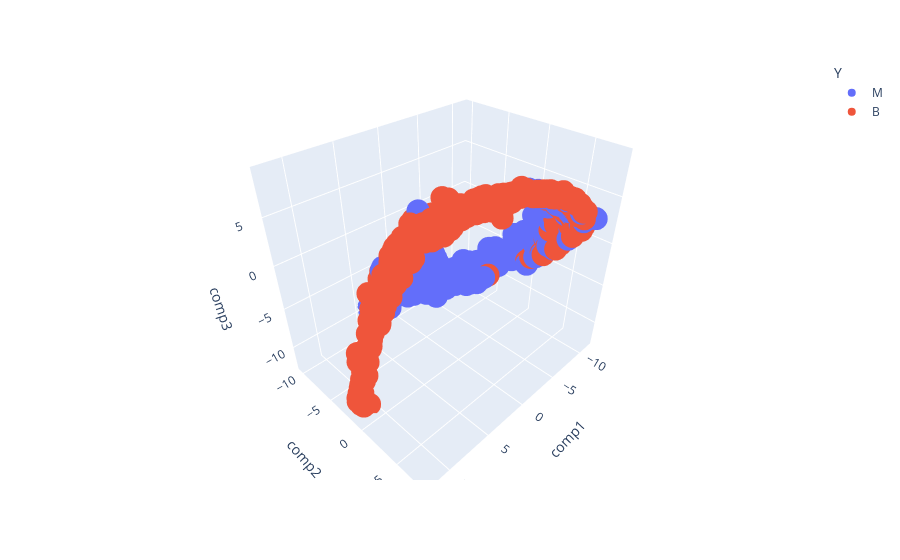

Source (notebook cell):
### Code cell
fig2=px.scatter_3d(finalDf, x='comp1', y='comp2',z='comp3',color='Y')
fig2.show()

### Figure 1 — Plotly figure (JSON) as saved in the notebook; plotly's stock layout.template omitted (floating-point values rounded to 4 significant figures; data arrays with more than 128 entries replaced by an {"elided": "..."} marker saying what was removed)
{"data": [{"hovertemplate": "Y=M<br>comp1=%{x}<br>comp2=%{y}<br>comp3=%{z}<extra></extra>", "legendgroup": "M", "marker": {"color": "#636efa", "symbol": "circle"}, "mode": "markers", "name": "M", "scene": "scene", "showlegend": true, "type": "scatter3d", "x": {"elided": "212 float values"}, "y": {"elided": "212 float values"}, "z": {"elided": "212 float values"}}, {"hovertemplate": "Y=B<br>comp1=%{x}<br>comp2=%{y}<br>comp3=%{z}<extra></extra>", "legendgroup": "B", "marker": {"color": "#EF553B", "symbol": "circle"}, "mode": "markers", "name": "B", "scene": "scene", "showlegend": true, "type": "scatter3d", "x": {"elided": "357 float values"}, "y": {"elided": "357 float values"}, "z": {"elided": "357 float values"}}], "layout": {"legend": {"title": {"text": "Y"}, "tracegroupgap": 0}, "margin": {"t": 60}, "scene": {"domain": {"x": [0, 1], "y": [0, 1]}, "xaxis": {"title": {"text": "comp1"}}, "yaxis": {"title": {"text": "comp2"}}, "zaxis": {"title": {"text": "comp3"}}}}}
